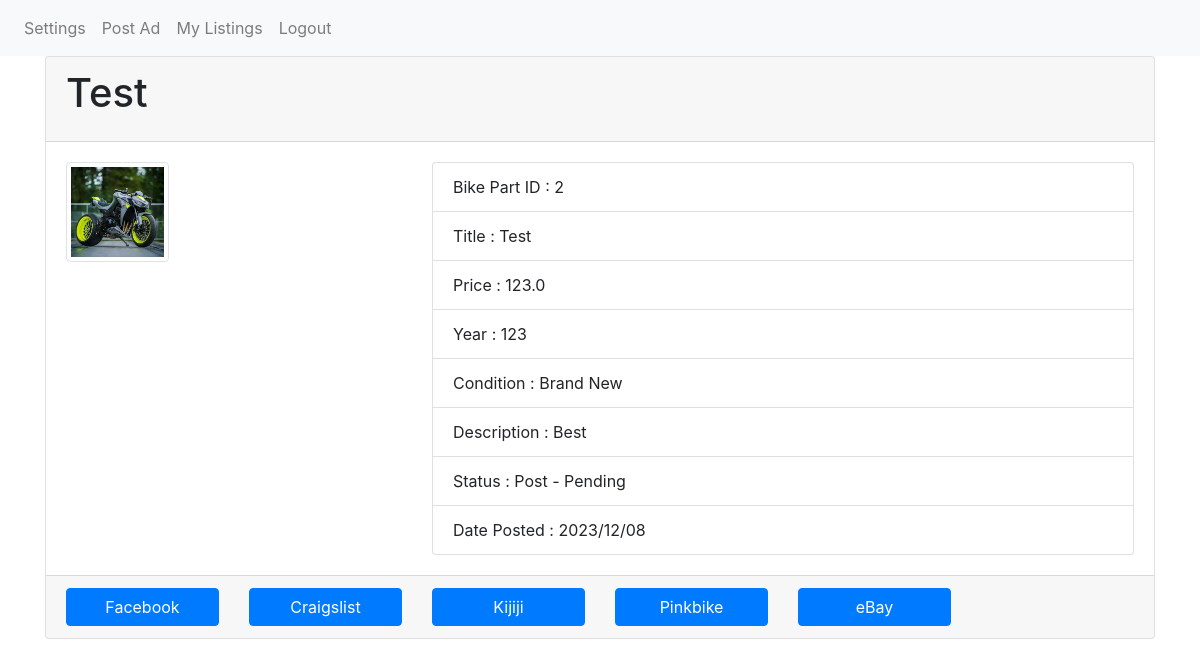
/listing/bike_part/2 (signed in), run on the app's committed database.
### tables this page shows
CREATE TABLE bike_part
                (id INTEGER PRIMARY KEY AUTOINCREMENT,
                user_id INTEGER NOT NULL,
                title TEXT NOT NULL,
                price REAL NOT NULL,
                photo_filenames TEXT,
                year INTEGER,
                material TEXT,
                frame_size TEXT,
                wheel_size TEXT,
                fork_travel TEXT,
                rear_travel TEXT,
                seatpost_diameter TEXT,
                seatpost_travel TEXT,
                shock_eye_to_eye TEXT,
                shock_stroke TEXT,
                shock_spring_rate TEXT,
                front_axle TEXT,
                rear_axle TEXT,
                condition TEXT NOT NULL,
                description TEXT NOT NULL,
                fb_link TEXT,
                craigslist_link TEXT,
                kijiji_link TEXT,
                ebay_link TEXT,
                pinkbike_link TEXT,
                karrot_link TEXT,
                status TEXT,
                date_posted TEXT,
                table_type TEXT NOT NULL,
                FOREIGN KEY (user_id) REFERENCES customers(id));

### app.py (the view)
@app.route('/listing/<string:listing_type>/<int:listing_id>')
def listing(listing_type, listing_id):
    if 'user_id' not in session:
        return redirect(url_for('worker_login'))
    conn = sqlite3.connect('database.db')
    c = conn.cursor()
    query = f"SELECT customers.username, {listing_type}.* FROM {listing_type} INNER JOIN customers ON {listing_type}.user_id=customers.id WHERE {listing_type}.id={listing_id}"
    c.execute(query)
    result = c.fetchone()
    conn.close()
    if not result or result[2] != session['user_id']:
        return redirect(url_for('listings'))
    filePreFix = 'images/'
    try:
        filePreFix = 'images/'+result[0]+'/'+listing_type+'/'+str(listing_id)+'/'
    except Exception as e:
        print(e)
    bikes_titles = {'Bike ID':1, 'Title':3, 'Price':4, 'Year':5, 'Bicycle Type':6, 'Frame Material':7, 'Frame Size':8, 'Wheel Size':9, 'Fork Travel':10, 'Rear Travel':11, 'Condition':12, 'Description':13, 'Status':15, 'Date Posted':16}
    bike_part_titles = {'Bike Part ID':1, 'Title':3, 'Price':4, 'Year':6, 'Material':7, 'Frame Size':8, 'Wheel Size':9, 'Fork Travel':10, 'Rear Travel':11, 'Front Axle':12, 'Rear Axle':13, 'Seatpost Diameter':14, 'Seatpost Travel':15, 'Shock Eye to Eye':16, 'Shock Stroke':17, 'Shock Spring Rate':18, 'Condition':19, 'Description':20, 'Status':27, 'Date Posted':28}
    if listing_type == 'bikes':
        return render_template('listing.html', result=result, filePrefix=filePreFix, listing_titles=bikes_titles)
    elif listing_type == 'bike_part':
        return render_template('listing.html', result=result, filePrefix=filePreFix, listing_titles=bike_part_titles)

### templates/listing.html
{% extends 'base.html' %}
{% block content %}
    <div class="card">
        <div class="card-header">
            <h1 class="card-title">{{ result[listing_titles['Title']] }}</h1>
        </div>
        <div class="card-body">
            <div class="row">
                <div class="col-md-4">
                    {% if result[5] %}
                        {% for photo in result[5].split(',') %}
                         {% set filenameConcat = filePrefix + photo %}
                    <img style="max-height: 100px;" src="{{ url_for('static', filename=filenameConcat) }}" alt="photo" class="img-thumbnail">
                        {% endfor %}
                    {% else %}
                        No photos available.
                    {% endif %}
                </div>
                <div class="col-md-8">
                    <ul class="list-group">
                        {% for tit in listing_titles%}
                            {% if result[listing_titles[tit]] != 'null' %}
                        <li class="list-group-item">{{tit}} : {{ result[listing_titles[tit]] }}</li>
                            {% endif %}
                        {% endfor %}
                    </ul>
                </div>
            </div>
        </div>
        <div class="card-footer">
            <div class="row">
                <div class="col-md-2">
                    <a href="{{ result[14] }}" class="btn btn-primary btn-block">Facebook</a>
                </div>
                <div class="col-md-2">
                    <a href="{{ result[15] }}" class="btn btn-primary btn-block">Craigslist</a>
                </div>
                <div class="col-md-2">
                    <a href="{{ result[16] }}" class="btn btn-primary btn-block">Kijiji</a>
                </div>
                <div class="col-md-2">
                    <a href="{{ result[19] }}" class="btn btn-primary btn-block">Pinkbike</a>
                </div>
                <div class="col-md-2">
                    <a href="{{ result[20] }}" class="btn btn-primary btn-block">eBay</a>
                </div>
            </div>
        </div>
    </div>
{% endblock %}

### static/css/style.css (style rules this page uses)
body { background-color: #f8f9fa; }
.btn-primary { background-color: #28a745; border-color: #28a745; }

### data on the page
bike_part: title "Test", id "2" "Test" "123.0" "123" "Brand New" "Best" "Post - Pending" "2023/12/08"

### other printed values
{{ tit }} "Bike Part ID" "Title" "Price" "Year" "Condition" "Description" "Status" "Date Posted"
